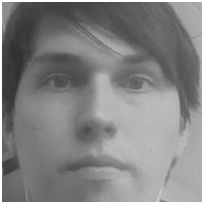
#> input picture trainingdata/cropped/img0.png, 203 x 203 px; its folder holds only this picture in this run
$ python eigTest.py
#> lines starting #> are read from the running program, lines starting #| are printed output that depends on the picture
from numpy import linalg as LA
import numpy as np
import cv2 as cv2
import os

from numpy.core.fromnumeric import size
'''def traineig()
    with open('trainingdata.npy', 'rb') as f:
        a = np.load(f)#subject id
'''
def eigtrain(eigennumber):
#> called with eigennumber = 40
    eigentrainimgs = [[]]
    dim = (64,64)
    for filename in os.listdir('trainingdata/cropped'):
        cimg = cv2.imread(os.path.join('trainingdata/cropped', filename))
#> cimg is the input picture: shape (203, 203, 3); min 46, max 255, mean 130.3
        img = cv2.cvtColor(cv2.resize(cimg, dim, interpolation = cv2.INTER_AREA), cv2.COLOR_BGR2GRAY)#resize
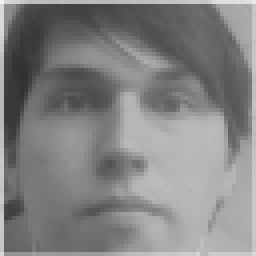
#> img: shape (64, 64) (shown 4 times larger); min 49, max 240, mean 130.3
        print(img.shape)
#| (64, 64)
        try:
            eigentrainimgs = np.append(eigentrainimgs,np.ubyte(img.reshape((img.size,1))),1)
        except Exception:
            eigentrainimgs = np.ubyte(img.reshape((img.size,1)))
#> eigentrainimgs = 4096 values, max 240 at index 0, min 49 at index 1157, mean 130.3
    eigmean = np.mean(eigentrainimgs,axis=1)
#> eigmean has the same summary as eigentrainimgs
    eigenmean = eigmean.reshape((eigmean.size,1))
#> eigenmean has the same summary as eigentrainimgs
    eigenmeancentered = eigentrainimgs - eigenmean
#> eigenmeancentered = 4096 values from 0 to 0
    print("eigen yeet")
    print(np.mean(eigenmeancentered))
#| 0.0
    eigN = np.shape(eigenmeancentered)[0]
#> eigN = 4096
    a = np.matmul(eigenmeancentered,eigenmeancentered.T)/np.sqrt(eigN-1)
#> a: shape (4096, 4096) float64; every value is 0
    print(a.shape)
#| (4096, 4096)
    w, v = LA.eigh(a) #make eig weigts and vectors
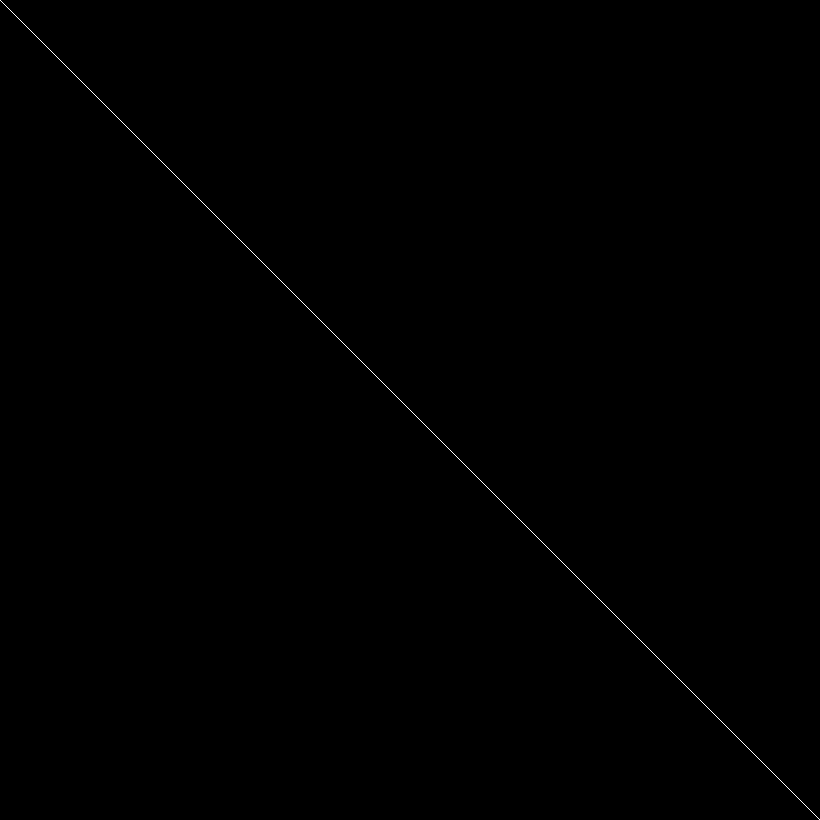
#> v: shape (4096, 4096) float64 (shown at 1/5 size); values 0 (black) and 1 (white), 0.02% white in thin lines or dots
#> w = 4096 values from 0 to 0
    print('v shape')
    print(v.shape)
#| (4096, 4096)
    besteignum = (-1-eigenmeancentered)
#> besteignum = 4096 values from -1 to -1
    with open('eigenvectorsbest.npy','wb') as f:
        np.save(f,v[-41:-1,:])
    with open('eigenmean.npy','wb') as f:
        np.save(f,eigenmean)
'''
to load these eigen vectors

with open('eigenvectorsbest.npy','rb') as f:
        eigenvectors = np.load(f)

thats all you need

'''

if __name__ == "__main__":
    eigtrain(40)

$ run again, on trainingdata/cropped/img12.png
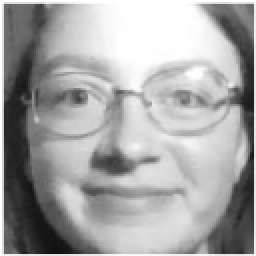
#> input picture trainingdata/cropped/img12.png, 128 x 128 px (shown 2 times larger)
#> in eigtrain, cimg is the input picture: shape (128, 128, 3); min 18, max 255, mean 165.1
#> in eigtrain, `img = cv2.cvtColor(cv2.resize(cimg, dim, interpolation = cv2.INTER_ARE..`:
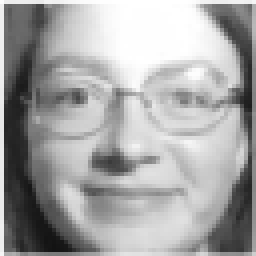
#> img: shape (64, 64) (shown 4 times larger); min 19, max 255, mean 165.2
#| (64, 64)
#> eigentrainimgs = 4096 values, max 255 at index 28, min 19 at index 3917, mean 165.2
#> eigmean has the same summary as eigentrainimgs
#> eigenmean has the same summary as eigentrainimgs
#> eigenmeancentered = 4096 values from 0 to 0
#| 0.0
#> a: shape (4096, 4096) float64; every value is 0
#| (4096, 4096)
#> v: shape (4096, 4096) float64; values 0 (black) and 1 (white), 0.02% white in thin lines or dots
#| (4096, 4096)
#> besteignum = 4096 values from -1 to -1

$ run again, on trainingdata/cropped/img13.png
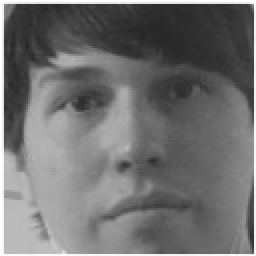
#> input picture trainingdata/cropped/img13.png, 128 x 128 px (shown 2 times larger)
#> in eigtrain, cimg is the input picture: shape (128, 128, 3); min 37, max 255, mean 112.4
#> in eigtrain, `img = cv2.cvtColor(cv2.resize(cimg, dim, interpolation = cv2.INTER_ARE..`:
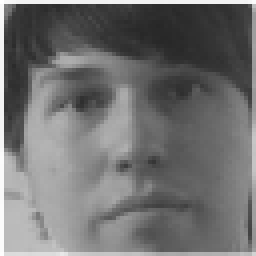
#> img: shape (64, 64) (shown 4 times larger); min 39, max 255, mean 112.6
#| (64, 64)
#> eigentrainimgs = 4096 values, max 255 at index 0, min 39 at index 423, mean 112.6
#> eigmean has the same summary as eigentrainimgs
#> eigenmean has the same summary as eigentrainimgs
#> eigenmeancentered = 4096 values from 0 to 0
#| 0.0
#> a: shape (4096, 4096) float64; every value is 0
#| (4096, 4096)
#> v: shape (4096, 4096) float64; values 0 (black) and 1 (white), 0.02% white in thin lines or dots
#| (4096, 4096)
#> besteignum = 4096 values from -1 to -1

$ run again, on trainingdata/cropped/img14.png
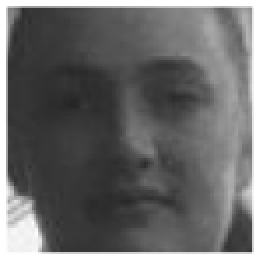
#> input picture trainingdata/cropped/img14.png, 128 x 128 px (shown 2 times larger)
#> in eigtrain, cimg is the input picture: shape (128, 128, 3); min 37, max 255, mean 100.8
#> in eigtrain, `img = cv2.cvtColor(cv2.resize(cimg, dim, interpolation = cv2.INTER_ARE..`:
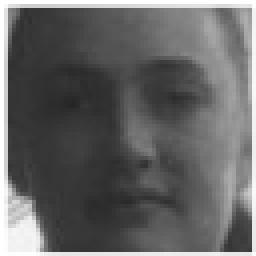
#> img: shape (64, 64) (shown 4 times larger); min 38, max 255, mean 101
#| (64, 64)
#> eigentrainimgs = 4096 values, max 255 at index 0, min 38 at index 1618, mean 101
#> eigmean has the same summary as eigentrainimgs
#> eigenmean has the same summary as eigentrainimgs
#> eigenmeancentered = 4096 values from 0 to 0
#| 0.0
#> a: shape (4096, 4096) float64; every value is 0
#| (4096, 4096)
#> v: shape (4096, 4096) float64; values 0 (black) and 1 (white), 0.02% white in thin lines or dots
#| (4096, 4096)
#> besteignum = 4096 values from -1 to -1

$ run again, on trainingdata/cropped/img1.png
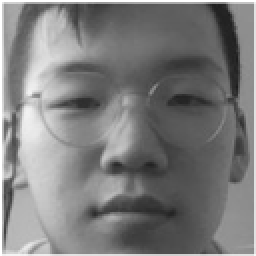
#> input picture trainingdata/cropped/img1.png, 128 x 128 px (shown 2 times larger)
#> in eigtrain, cimg is the input picture: shape (128, 128, 3); min 28, max 255, mean 124.6
#> in eigtrain, `img = cv2.cvtColor(cv2.resize(cimg, dim, interpolation = cv2.INTER_ARE..`:
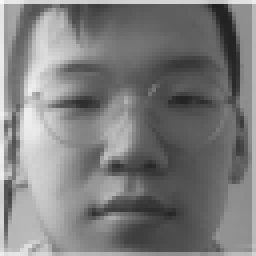
#> img: shape (64, 64) (shown 4 times larger); min 34, max 248, mean 124.7
#| (64, 64)
#> eigentrainimgs = 4096 values, max 248 at index 0, min 34 at index 117, mean 124.7
#> eigmean has the same summary as eigentrainimgs
#> eigenmean has the same summary as eigentrainimgs
#> eigenmeancentered = 4096 values from 0 to 0
#| 0.0
#> a: shape (4096, 4096) float64; every value is 0
#| (4096, 4096)
#> v: shape (4096, 4096) float64; values 0 (black) and 1 (white), 0.02% white in thin lines or dots
#| (4096, 4096)
#> besteignum = 4096 values from -1 to -1
